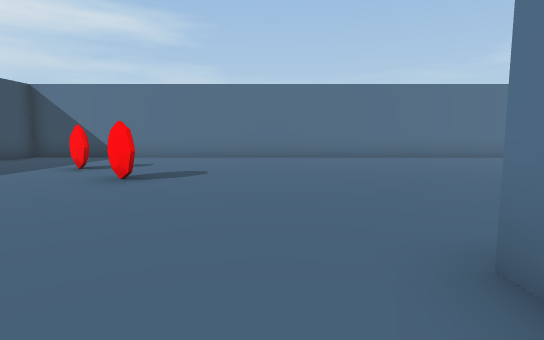
View 1 (above)

18 first-person views from a walk through a scene from a Unity 3-D project. The camera is 1.5 m above the floor, tilts 6° down and sees 80° across. The floor is counted in squares, 2 m on a side. Each view is taken from the middle of a square. On the plan, view 1 faces up. The plan holds only what a view shows up to about 11 squares ahead; the rest is blank. The place goes on beyond the plan. The player character is not drawn.

View 2
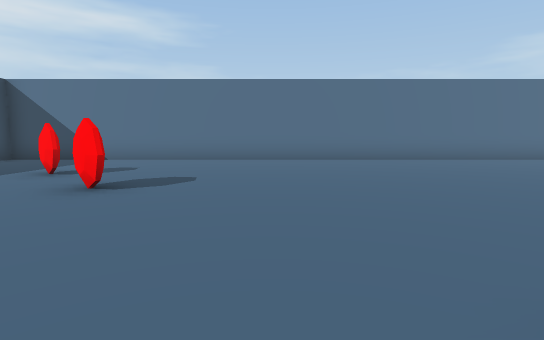

View 3
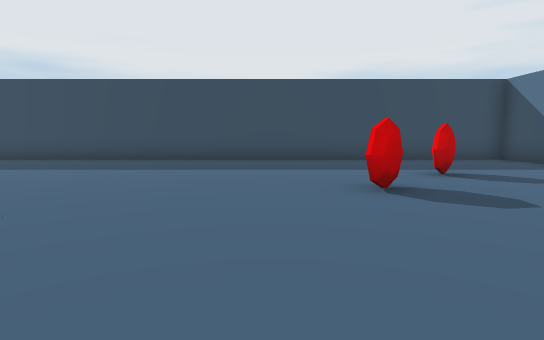

View 4
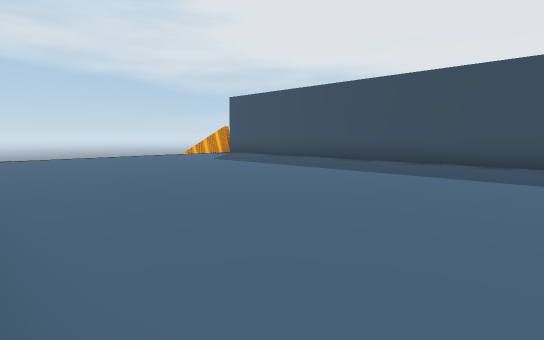

View 5
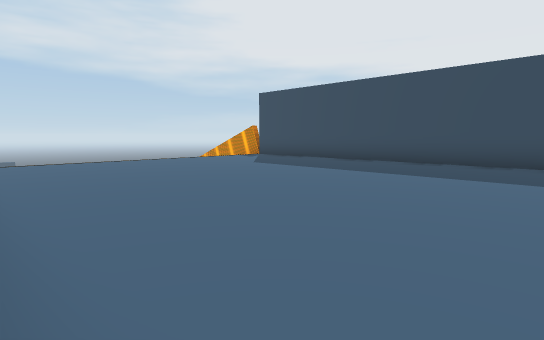

View 6
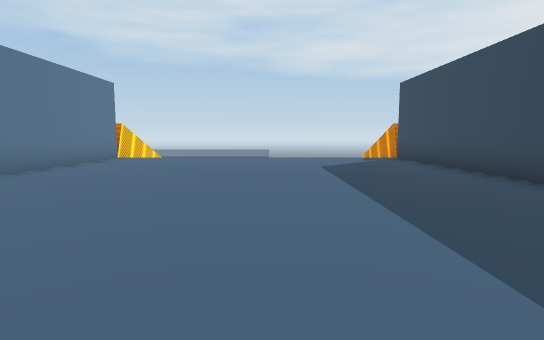

View 7
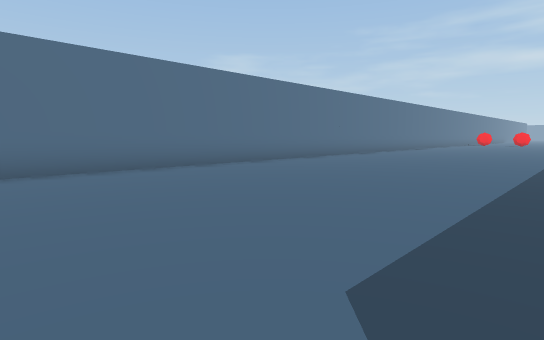

View 8
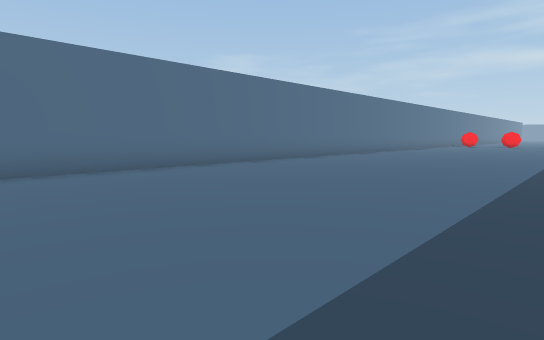

View 9
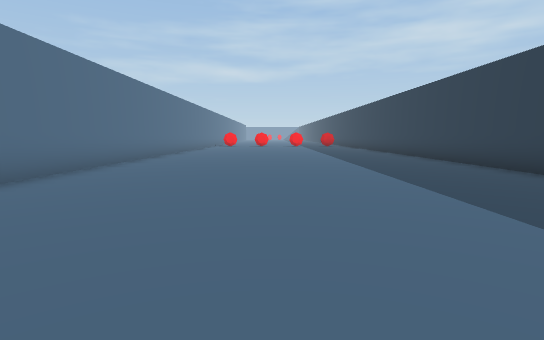

View 10
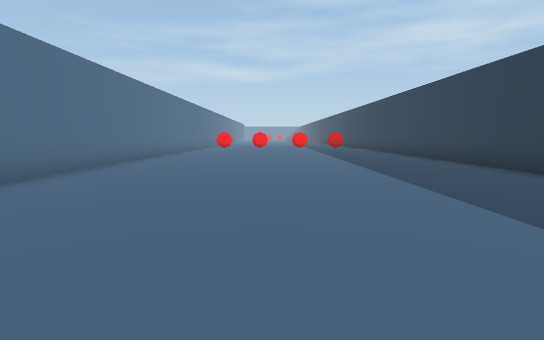

View 11
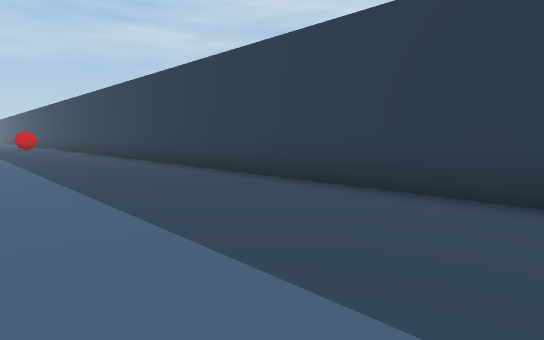

View 12
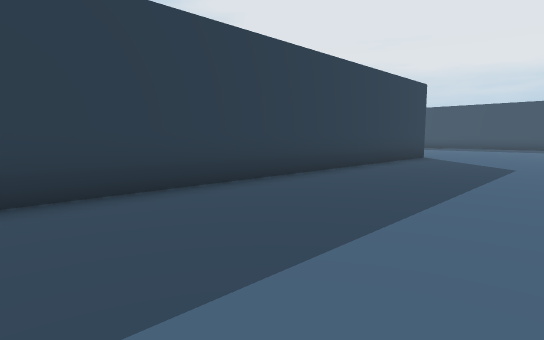

View 13
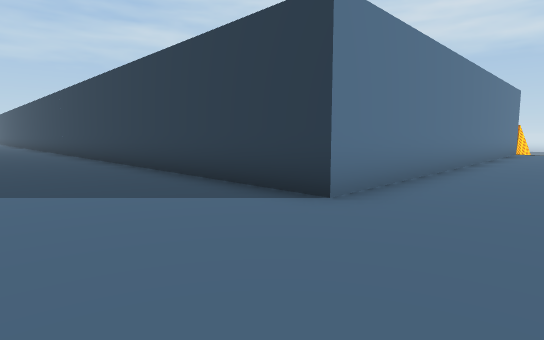

View 14
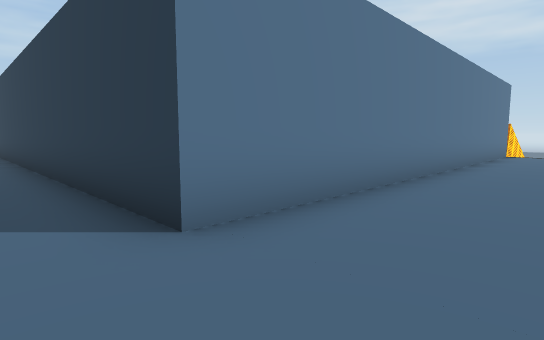

View 15
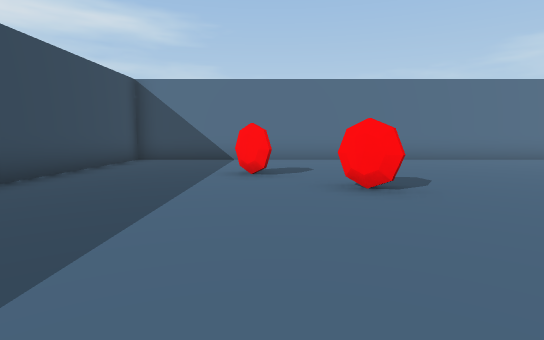

View 16
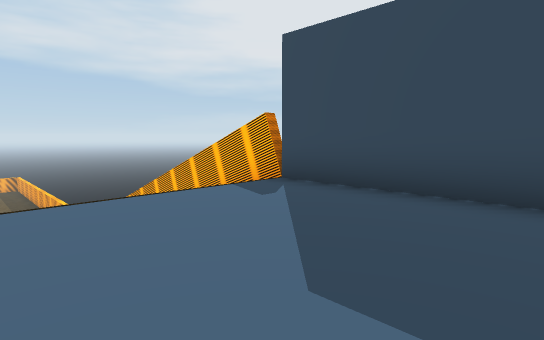

View 17
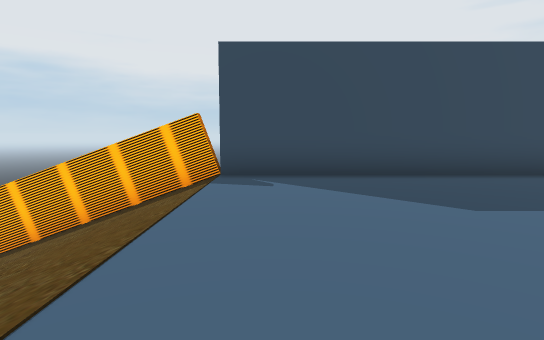

View 18
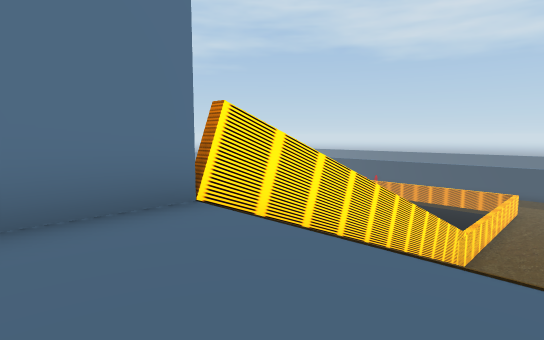

### Floor plan
Key: @ floor where view 1 was taken; # wall or solid block; . main floor; - floor 0.75 m lower than the main floor; T thing the floor can be seen under or through.
Columns run from 9 left of view 1 to 22 right of it. Each row starts with its distance up from view 1.
 12 ################################
 11 #..............................#
 10 #...............................
  9 #...............................
  8 #...#...........................
  7 #....T..........................
  6 #.....T.........................
  5 #......#........................
  4 #...............................
  3 #...............................
  2 #...............................
  1 #..........#####################
  0 #........@.#
 -1 #..........#
 -2 #..........#
 -3 #..........#
 -4 #..........#
 -5 #..........#
 -6 #..........#
 -7 #..........#
 -8 #..........#
 -9 #..........#
-10 #..........#
-11 ##........##
-12  #---- ---#
-13  #        #

Where each view was taken, in squares from view 1:
view 1: 0 up, 0 right, facing up
view 2: 1 up, 0 right, facing up
view 3: 4 up, 2 right, facing left
view 4: 1 up, 1 right, facing down-left
view 5: 1 down, 1 right, facing down-left
view 6: 0 up, 4 left, facing down
view 7: 4 up, 3 right, facing up-right
view 8: 4 up, 7 right, facing up-right
view 9: 7 up, 8 right, facing right
view 10: 7 up, 11 right, facing right
view 11: 6 up, 10 right, facing down-right
view 12: 6 up, 13 right, facing down-left
view 13: 5 up, 1 left, facing down-right
view 14: 3 up, 1 left, facing down-right
view 15: 1 up, 4 left, facing up
view 16: 7 down, 4 left, facing down-left
view 17: 10 down, 2 left, facing left
view 18: 9 down, 2 left, facing down-right
